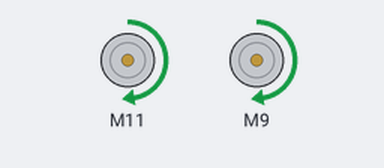
The sketch below on a simulated Arduino Uno, built with avr-gcc and run on an emulated ATmega328P. Parts: 2 × DC motor (green arrow = forward, orange = backward, longer = faster).

Above: at 0.1 s.
Timing chart, 0 to 1.6 s (numbered marks = the images above):
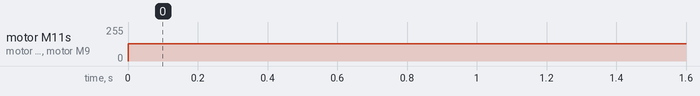

The sketch:

pikabotMaju.ino
```cpp
#include "CytronMotorDriver.h"
CytronMD motorLeft(PWM_DIR, 11, 10);
CytronMD motorRight(PWM_DIR, 9, 3);

void setup() {

}

void loop() {
  motorLeft.setSpeed(128);
  motorRight.setSpeed(128);
}
```

Measured:
- by itself, motor M11, motor M9: stopped → forward 128/255 at 0.00 s
